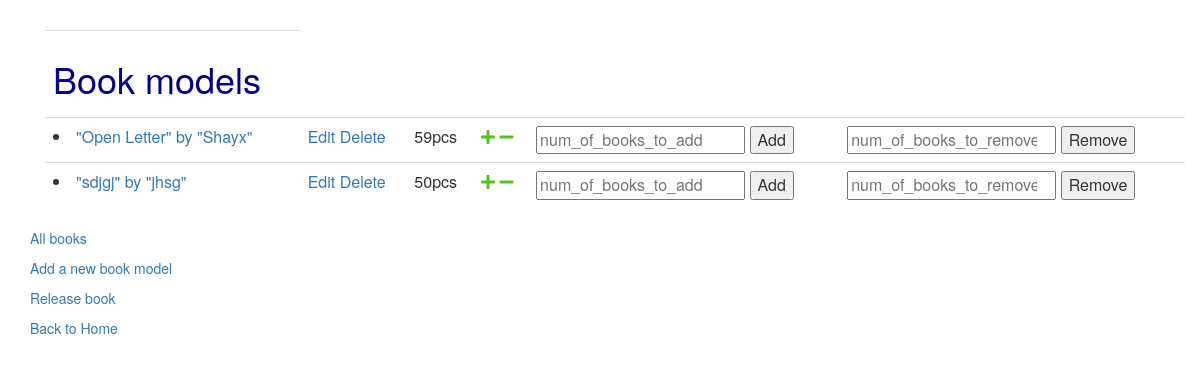
The page /backend/ (signed in) on the database as committed earlier.
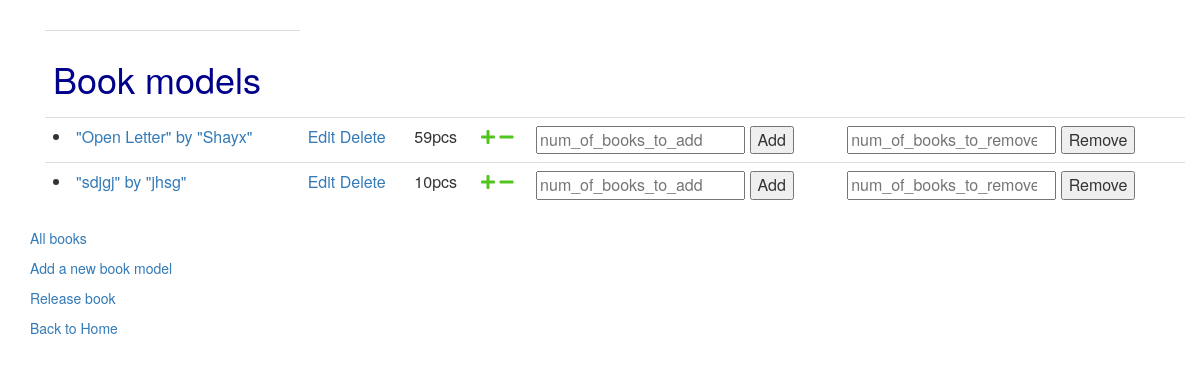
The same page on the database as committed later.
### backend/models.py (models this page shows, shortened)
class Book_model(models.Model):
    title = models.CharField(
        max_length=64,
        unique=True,
        validators=[
            MinLengthValidator(3)
        ])
    author = models.CharField(max_length=64)
    price = models.PositiveIntegerField()
    genre = models.CharField(max_length=64, choices=genre_options)
    created_at = models.DateTimeField(auto_now_add=True)
    updated_at = models.DateTimeField(auto_now=True)
    def get_quantity(self):
        quantity = len(Book.objects.filter(model=self))
        return quantity
    def __str__(self):
        return '"'+self.title+'" by "'+self.author+'"'

### backend/views.py (the view)
# urls.py: path('', book_model_list.as_view(), name="book_model_list"),
class book_model_list(LoginRequiredMixin, ListView):
    model = Book_model
    fields="__all__"
    success_url =  reverse_lazy('backend:book_model_list')

### backend/templates/backend/book_model_list.html (shortened to what this page needs)
{%extends "base_bootsrap.html" %}
{% block content%}
<div class="container">
      <table class="table">
        {% if book_model_list %}
        <th><h1 style="color: darkblue; text-align: left;">Book models</h1></th>
        <ul>
             {% for book_model in book_model_list %}
             <tr>
             <p class="row">
             <td>
             <li><a href="{% url 'backend:book_model_detail' book_model.id %}">{{book_model}} </a>
             </td>
             <td> <a href="{% url 'backend:book_model_update' book_model.id %}">Edit</a>
                <a href="{% url 'backend:book_model_delete' book_model.id %}">Delete</a>
             </td>
             <td>
                <span id="book_model_qty_{{book_model.id}}">{{book_model.get_quantity}}</span>pcs
             </td>
             <td>
                 <a href="#"  id="inc_{{book_model.id}}"
                    onclick="
                         inc('{% url 'backend:book_model_inc' book_model.id %}', {{book_model.id}});
                         return false;
                    "
                 >
                <i class="fas fa-plus" id="plus_{{book_model.id}}" style="color: rgb(82, 197, 29)"></i>
                 </a>
                 <a href="#"  id="dec_{{book_model.id}}"
                 onclick="
                      dec('{% url 'backend:book_model_dec' book_model.id %}', {{book_model.id}}); return false;
                 "
                 >
                 <i class="fas fa-minus" id="minus_{{book_model.id}}" style="color: rgb(82, 197, 29)"></i>
                 </a>
            </td>
            <td>
                 <input id="num_of_books_to_add{{book_model.id}}" name="num_of_books_to_add" type="number" placeholder="num_of_books_to_add"></input>
                 <button name="Add" onclick="
                    num_of_books_to_add=$('#num_of_books_to_add{{book_model.id}}').val()*1;
                    book_model_id='{{book_model.id}}'*1;
                    console.log(num_of_books_to_add);
                    add_set_of_books(book_model_id, num_of_books_to_add);
                    $('#num_of_books_to_add{{book_model.id}}').val($('#num_of_books_to_add{{book_model.id}}').placeholder);
                    return false;
                 ">Add</button>
            </td>
            <td>
                    <input id="num_of_books_to_rem{{book_model.id}}" name="num_of_books_to_rem" type="number" placeholder="num_of_books_to_remove"></input>
                    <button name="Remove" onclick="
                       num_of_books_to_remove=$('#num_of_books_to_rem{{book_model.id}}').val();
                       book_model_id='{{book_model.id}}';
                       console.log(num_of_books_to_remove);
                       remove_set_of_books(book_model_id, num_of_books_to_remove);
                       $('#num_of_books_to_rem{{book_model.id}}').val($('#num_of_books_to_rem{{book_model.id}}').placeholder);
                       return false;
                    ">Remove</button>
            </td>
             </li> </p>
            </tr>
            </div>
             {%endfor%}
        {% else %}
           <p class="row">There are no book_models in the library database.</p>
        {% endif %}
        <p class="row"> <a href="{%url 'backend:book_list'%}">All books</a></p>
            <p class="row">
             <a href="{% url 'backend:book_model_create' %}">Add a new book model</a>
            </p>
            <p class="row">
                <a href="{% url 'backend:release' %}">Release book</a>
            </p>
            <p class="row">
                <a href="{% url 'home:home' %}">Back to Home</a>
            </p>
 {%endblock%}

Rows that differ between the two databases and show on the page:
changed Book_model "\"sdjgj\" by \"jhsg\"": get_quantity "50" → "10"
